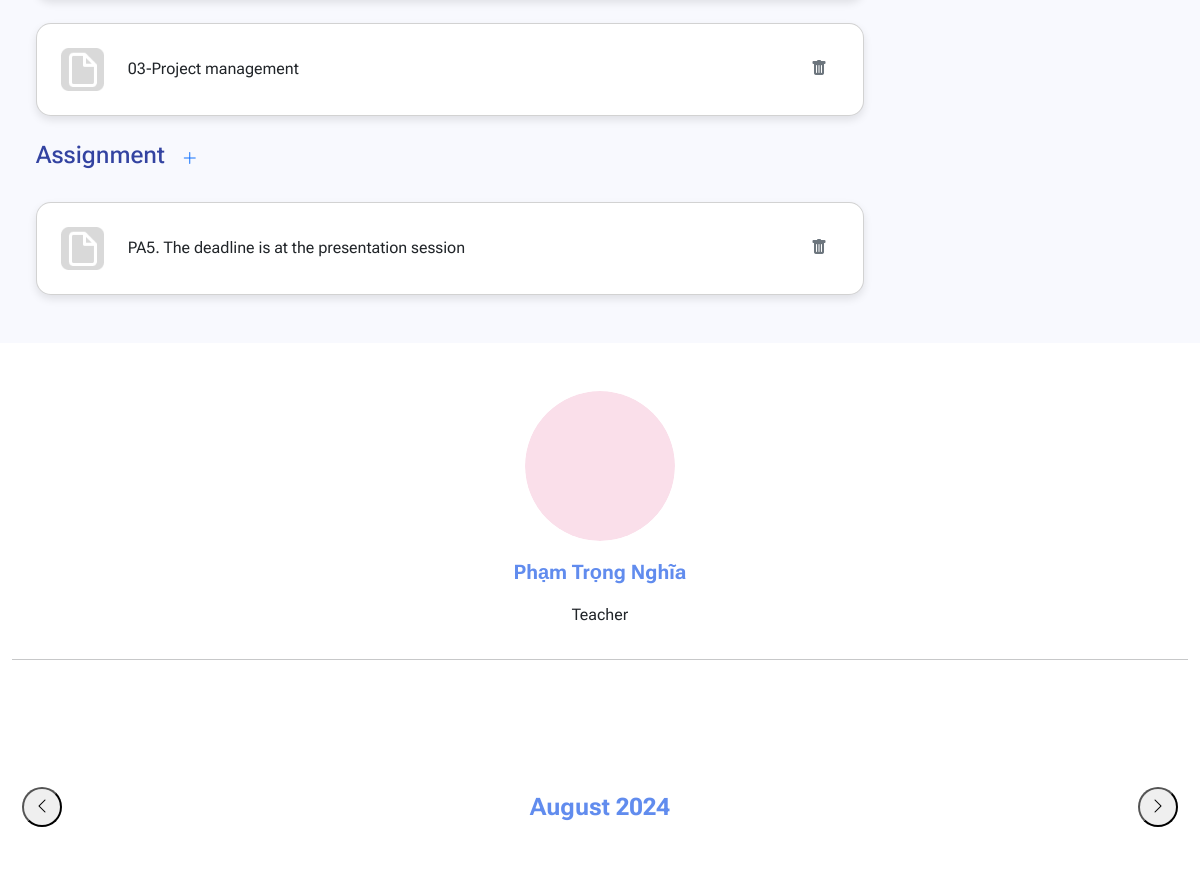
/courses/CSC13002_22CLC08/ (signed in, middle part), run on an earlier commit of the app's database.
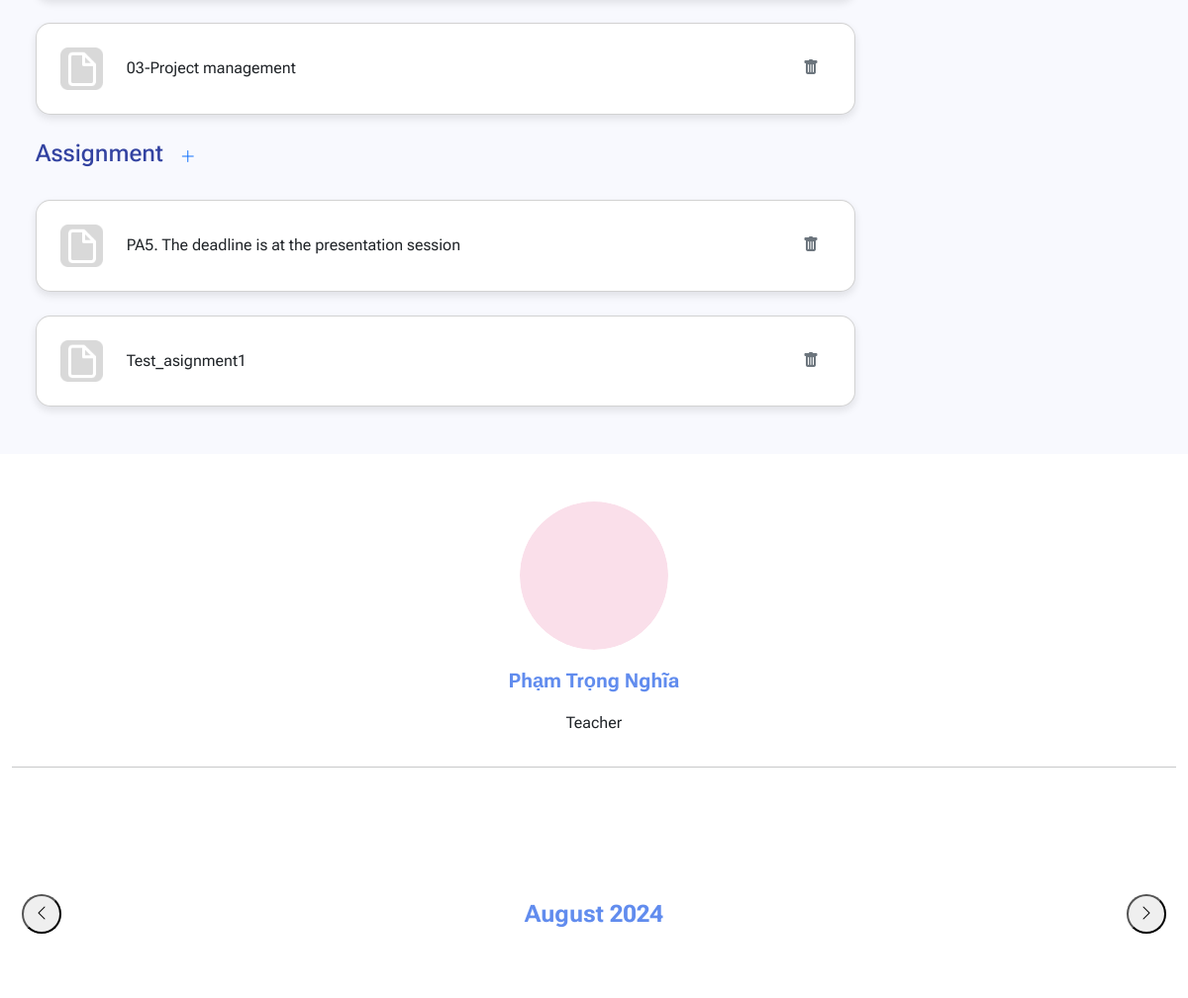
And on a later commit of the database.
### courses/models.py (models this page shows, shortened)
class FileUpload(models.Model):
    class FileGroup(models.TextChoices):
        GENERAL = "GENERAL", "General"
        LECTURE = "LECTURE", "Lecture"
    class FileType(models.TextChoices):
        FILE = "FILE", "File"
        LINK = "LINK", "Link"
    id = models.BigAutoField(primary_key=True)
    name = models.CharField(max_length=50)
    group = models.CharField(max_length=7, choices=FileGroup, default=FileGroup.LECTURE)
    type = models.CharField(max_length=4, choices=FileType, default=FileType.FILE)
    file = models.FileField(blank=True, null=True, upload_to=upload_file_path_handle, validators=[file_size])
    link = models.URLField(blank=True, null=True)
    inClass = models.ForeignKey(CourseClass, on_delete=models.CASCADE, blank=True, null=True)

class Assignment(models.Model):
    id = models.UUIDField(
         primary_key = True,
         default = uuid.uuid4,
         editable = False)
    author = models.ForeignKey(User, on_delete=models.CASCADE)
    ForClass = models.ForeignKey(CourseClass, on_delete=models.CASCADE, null=True)
    title = models.CharField(max_length=100, blank=True, null=True)
    file = models.FileField(blank=True, null=True, upload_to=upload_assignment_file_path_handle, validators=[file_size])
    date_opened = models.DateTimeField(auto_now_add=True)
    date_closed = models.DateTimeField()

### courses/views.py (the view, shortened to what this page needs)
# urls.py: path('<slug:slug>/', views.view_class_page, name='class_page'),
@login_required(login_url='users:login')
def view_class_page(request, slug):
    course = Class.objects.get(slug=slug)
    user, notifications, events = getIn4(request)
    if user not in course.participants.all():
        return Http404NotFound(request)
    files = FileUpload.objects.filter(inClass=course.id)
    assignments = Assignment.objects.filter(ForClass=course.id)
    if user.is_staff and not user.is_superuser:
        return render(request, 'courses/View_course_teacher.html',
                  {'user': user, 'notifies': notifications, 'events': events,
                   'course' : course, 'files': files, 'assignments': assignments,
                    'form': FileUploadForm(), 'aform' : AssignmentForm()})
    else:
        return render(request, 'courses/View_course.html',
                    {'user': user, 'notifies': notifications, 'events': events,
                     'course' : course, 'files': files, 'assignments': assignments})

### courses/models.py (called while the page is built)
    def __str__(self):
        return self.id + ' - ' + self.name

    def __str__(self):
        return str(self.course) + '_' + self.className

### courses/templates/courses/View_course_teacher.html (shortened to what this page needs)
{% extends "NavLayout.html" %}
{% load static %}
{% load widget_tweaks %}
{% block extra_attach %}
<link rel="stylesheet" href="{% static 'css/style_course.css' %}">
{% endblock extra_attach %}
{% block content %}
<br>
{% for file in files %}
    {% if file.group == "LECTURE" %}
        <div class="container-fluid">
            <div class="card p-4 custom-card">
                <div class="row align-items-center">
                    <div class="col-1">
                        <img src="{% static 'img/course/File.png' %}" alt="file" class="img-fluid" style="max-width: auto;">
                    </div>
                    <div class="col-11 d-flex align-items-center">
                        {% if file.type == "FILE" %}
                            <a href="{% url 'courses:view_material' slug=course.slug filename=file.id %}" class="nav-link">{{ file.name }}</a>
                        {% else %}
                            <a href="{{ file.link }}" class="nav-link">{{ file.name }}</a>
                        {% endif %}
                        <form method="POST" class="ms-auto">
                            <button name="delete_material" value="{{ file.id }}" class="btn btn-outline-secondary" type="submit" style="--bs-btn-border-color: none"><i class="bi bi-trash-fill"></i></button>
                        </form>
                    </div>
                </div>
            </div>
            <br>
        </div>
    {% endif %}
{% endfor %}
<div class="container-fluid gap-2">
    <h4 class="d-inline-block" style="color:#3343A1">Assignment</h4>
    <button class="btn btn-link" type="button" data-bs-toggle="collapse" data-bs-target="#collapseAssign">
        <i class="bi bi-plus-lg"></i>
    </button>
</div>
{% for assignment in assignments %}
    <div class="container-fluid">
        <div class="card p-4 custom-card">
            <div class="row align-items-center">
                <div class="col-1">
                    <img src="{% static 'img/course/File.png' %}" alt="file" class="img-fluid" style="max-width: auto;">
                </div>
                <div class="col-11 d-flex align-items-center">
                        <a href="{% url 'courses:view_assignment' slug=course.slug assignmentname=assignment.id %}" class="nav-link">{{ assignment.title }}</a>
                    <form method="POST" class="ms-auto">
                        <button name="delete_assignment" value="{{ assignment.id }}" class="btn btn-outline-secondary" type="submit" style="--bs-btn-border-color: none"><i class="bi bi-trash-fill"></i></button>
                    </form>
                </div>
            </div>
        </div>
        <br>
    </div>
{% endfor %}
{% endblock content %}

What changed in the data, as far as the page shows it:
added Assignment: title "Test_asignment1"
